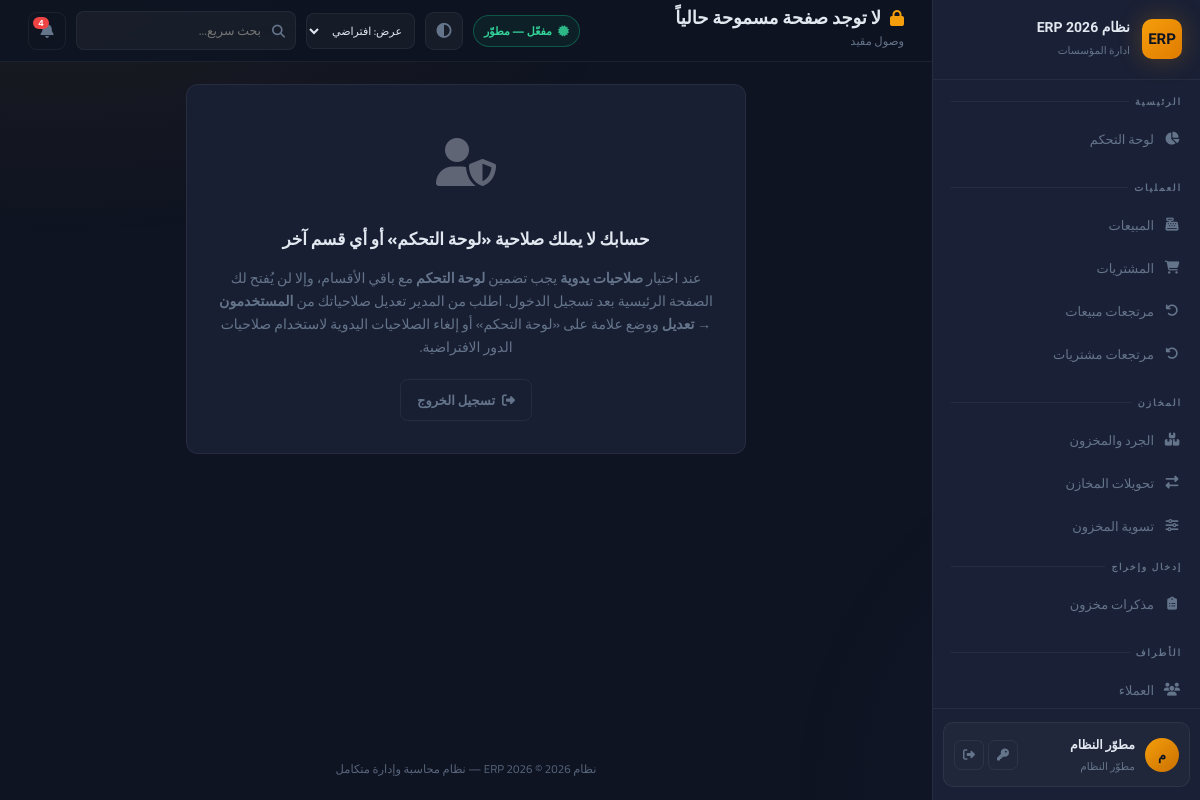
The app's page /access-restricted (signed in) with its own data.
### app.py (models this page shows, shortened)
class AppSetting(db.Model):
    id = db.Column(db.Integer, primary_key=True)
    key = db.Column(db.String(80), unique=True, nullable=False)
    value = db.Column(db.Text)

class User(UserMixin, db.Model):
    id = db.Column(db.Integer, primary_key=True)
    username = db.Column(db.String(80), unique=True, nullable=False)
    password_hash = db.Column(db.String(256))
    full_name = db.Column(db.String(120))
    role = db.Column(db.String(20), default='user')  # developer, admin, manager, user
    branch_id = db.Column(db.Integer, db.ForeignKey('branch.id'))
    is_active = db.Column(db.Boolean, default=True)
    created_at = db.Column(db.DateTime, default=datetime.utcnow)
    last_seen = db.Column(db.DateTime, nullable=True)
    permissions = db.Column(db.Text)  # JSON list of permission keys; empty = استخدام صلاحيات الدور

### app.py (the view)
@app.route('/access-restricted')
@login_required
def access_restricted():
    return render_template('access_restricted.html')

### app.py (called while the page is built, shortened)
@login_manager.user_loader
def load_user(user_id):
    return User.query.get(int(user_id))

def user_can(user, perm: str) -> bool:
    if not user or not user.is_authenticated:
        return False
    if getattr(user, 'role', None) == 'developer':
        return True

def user_can_approve_transfers(user) -> bool:
    if not user or not user.is_authenticated:
        return False
    if getattr(user, 'role', None) in ('developer', 'admin'):
        return True
    custom = _perm_list_from_user(user)
    if custom is not None:
        return 'transfer_approve' in custom
    return False

def user_can_delete_users_account(user) -> bool:
    if not user or not user.is_authenticated:
        return False
    if getattr(user, 'role', None) == 'developer':
        return True

def permission_keys_for_editor(viewer):
    if not viewer or not getattr(viewer, 'is_authenticated', False):
        return [x for x in PERMISSION_KEYS if x[0] not in DEVELOPER_ONLY_PERMS]
    if getattr(viewer, 'role', None) == 'developer':
        return list(PERMISSION_KEYS)
    return [x for x in PERMISSION_KEYS if x[0] not in DEVELOPER_ONLY_PERMS]

def subscription_status_for_ui():
    if not current_user.is_authenticated:
        return None
    gs = get_app_settings_dict(branch_id=None)
    lic_msg = (gs.get('license_expiry_message') or DEFAULT_SETTINGS.get('license_expiry_message', '') or '').strip()
    if getattr(current_user, 'role', None) == 'developer':
        return {'kind': 'developer', 'line': 'مفعّل — مطوّر', 'client_message': lic_msg}

def _pending_transfers_count_for_user(user):
    if not user or not user.is_authenticated:
        return 0
    q = TransferRequest.query.filter_by(status='pending')
    if user_can_approve_transfers(user):
        q = q.filter(
            db.or_(
                TransferRequest.approver_user_id.is_(None),
                TransferRequest.approver_user_id == user.id,
            )
        )
        return q.count()
    return 0

def _maybe_bump_last_seen():
    try:
        now = time_module.time()
        last = float(session.get('_ls_bump_at') or 0)
        if now - last < 50:
            return
        session['_ls_bump_at'] = now
        User.query.filter_by(id=current_user.id).update({'last_seen': datetime.utcnow()})
        db.session.commit()
    except Exception:
        db.session.rollback()

@app.before_request
def erp_sqlite_autobackup_start():
    if getattr(erp_sqlite_autobackup_start, '_started', False):
        return

### templates/access_restricted.html (shortened to what this page needs)
{% extends 'base.html' %}
{% set block_icon = 'fas fa-lock' %}
{% block page_title %}لا توجد صفحة مسموحة حالياً{% endblock %}
{% block breadcrumb %}وصول مقيد{% endblock %}
{% block content %}
<div class="card" style="max-width:560px;margin:0 auto;">
    <div class="card-body" style="text-align:center;padding:32px 24px;">
        <div style="font-size:48px;margin-bottom:16px;opacity:.35;"><i class="fas fa-user-shield"></i></div>
        <h2 style="font-size:17px;font-weight:800;margin-bottom:12px;">حسابك لا يملك صلاحية «لوحة التحكم» أو أي قسم آخر</h2>
        <p style="color:var(--text-muted);font-size:14px;line-height:1.65;margin-bottom:20px;">
            عند اختيار <strong>صلاحيات يدوية</strong> يجب تضمين <strong>لوحة التحكم</strong> مع باقي الأقسام، وإلا لن يُفتح لك الصفحة الرئيسية بعد تسجيل الدخول.
            اطلب من المدير تعديل صلاحياتك من <strong>المستخدمون → تعديل</strong> ووضع علامة على «لوحة التحكم» أو إلغاء الصلاحيات اليدوية لاستخدام صلاحيات الدور الافتراضية.
        </p>
        <a href="{{ url_for('logout') }}" class="btn btn-outline"><i class="fas fa-sign-out-alt"></i> تسجيل الخروج</a>
    </div>
</div>
{% endblock %}

### templates/base.html (shortened to what this page needs)
<!DOCTYPE html>
<html lang="ar" dir="rtl" data-theme="dark" data-layout-default="{{ layout_max_width | default('1400px') }}">
<head>
    <link rel="stylesheet" href="https://cdnjs.cloudflare.com/ajax/libs/font-awesome/6.5.0/css/all.min.css">
    <link rel="stylesheet" href="{{ url_for('static', filename='css/style.css') }}">
</head>
<body>
<aside class="sidebar" id="sidebar">
    <div class="sidebar-logo">
        <div class="logo-icon">ERP</div>
        <div class="logo-text">
            <div class="name" style="font-size:14px;line-height:1.25;">{{ app_brand_title }}</div>
            <div class="sub">{{ app_subtitle_brand }}</div>
        </div>
    </div>
    <nav class="sidebar-nav" id="sidebarNav" style="display:flex;flex-direction:column;padding-bottom:8px;">
        <div class="nav-section">
            <div class="nav-label">الرئيسية</div>
            {% if can('dashboard') %}
            <a href="{{ url_for('dashboard') }}" class="nav-link {% if request.endpoint=='dashboard' %}active{% endif %}">
                <i class="fas fa-chart-pie"></i><span class="label">لوحة التحكم</span>
            </a>
            {% endif %}
        </div>
        {% if can('sales') or can('purchases') or can('returns') %}
        <div class="nav-section">
            <div class="nav-label">العمليات</div>
            {% if can('sales') %}
            <a href="{{ url_for('sales') }}" class="nav-link {% if 'sale' in (request.endpoint or '') and 'return' not in (request.endpoint or '') and 'report' not in (request.endpoint or '') %}active{% endif %}">
                <i class="fas fa-cash-register"></i><span class="label">المبيعات</span>
            </a>
            {% endif %}
            {% if can('purchases') %}
            <a href="{{ url_for('purchases') }}" class="nav-link {% if 'purchase' in (request.endpoint or '') and 'return' not in (request.endpoint or '') and 'report' not in (request.endpoint or '') %}active{% endif %}">
                <i class="fas fa-shopping-cart"></i><span class="label">المشتريات</span>
            </a>
            {% endif %}
            {% if can('returns') %}
            <a href="{{ url_for('sale_returns') }}" class="nav-link {% if request.endpoint in ['sale_returns','new_sale_return'] %}active{% endif %}">
                <i class="fas fa-undo"></i><span class="label">مرتجعات مبيعات</span>
            </a>
            <a href="{{ url_for('purchase_returns') }}" class="nav-link {% if request.endpoint in ['purchase_returns','new_purchase_return'] %}active{% endif %}">
                <i class="fas fa-undo-alt"></i><span class="label">مرتجعات مشتريات</span>
            </a>
            {% endif %}
        </div>
        {% endif %}
        {% if can('inventory') or can('transfers') or can('adjust_stock') %}
        <div class="nav-section">
            <div class="nav-label">المخازن</div>
            {% if can('inventory') %}
            <a href="{{ url_for('inventory') }}" class="nav-link {% if request.endpoint=='inventory' %}active{% endif %}">
                <i class="fas fa-boxes"></i><span class="label">الجرد والمخزون</span>
            </a>
            {% endif %}
            {% if can('transfers') %}
            <a href="{{ url_for('transfers') }}" class="nav-link {% if 'transfer' in (request.endpoint or '') %}active{% endif %}">
                <i class="fas fa-exchange-alt"></i><span class="label">تحويلات المخازن</span>
            </a>
            {% endif %}
            {% if can('adjust_stock') %}
            <a href="{{ url_for('adjust_stock') }}" class="nav-link {% if request.endpoint=='adjust_stock' %}active{% endif %}">
                <i class="fas fa-sliders-h"></i><span class="label">تسوية المخزون</span>
            </a>
            {% endif %}
            {% if can('inventory') %}
            <div class="nav-label" style="padding-top:10px;font-size:9px;">إدخال وإخراج</div>
            <a href="{{ url_for('inventory_memos_list') }}" class="nav-link ">
                <i class="fas fa-clipboard-list"></i><span class="label">مذكرات مخزون</span>
            </a>
            {% endif %}
        </div>
        {% endif %}
        {% if can('customers') or can('suppliers') or can('employees') %}
        <div class="nav-section">
            <div class="nav-label">الأطراف</div>
            {% if can('customers') %}
            <a href="{{ url_for('customers') }}" class="nav-link {% if 'customer' in (request.endpoint or '') %}active{% endif %}">
                <i class="fas fa-users"></i><span class="label">العملاء</span>
            </a>
            {% endif %}
        </div>
        {% endif %}
    </nav>
    <div class="sidebar-footer">
        <div class="user-card">
            <div class="user-avatar">{{ (current_user.full_name or current_user.username)[0] }}</div>
            <div style="flex:1;min-width:0;">
                <div class="user-name">{{ current_user.full_name or current_user.username }}</div>
                <div class="user-role">{% if current_user.role=='developer' %}مطوّر النظام{% elif current_user.role=='admin' %}مدير النظام{% elif current_user.role=='manager' %}مشرف{% else %}مستخدم{% endif %}</div>
            </div>
            <div style="display:flex;gap:4px;margin-right:auto;">
                <a href="{{ url_for('change_password') }}" class="icon-btn" title="تغيير كلمة المرور"><i class="fas fa-key"></i></a>
                <a href="{{ url_for('logout') }}" class="icon-btn danger" title="تسجيل الخروج"><i class="fas fa-sign-out-alt"></i></a>
            </div>
        </div>
    </div>
</aside>
<main class="main-content">
    <div class="topbar">
        <div style="display:flex;align-items:center;gap:14px;">
            <div>
                <div class="page-title"><i class="{{ block_icon | default('fas fa-home') }}"></i>{% block page_title %}الرئيسية{% endblock %}</div>
                <div class="breadcrumb">{% block breadcrumb %}{{ app_brand_title }}{% endblock %}</div>
            </div>
        </div>
        <div class="topbar-right">
            {% if subscription_status %}
            <span class="sub-pill {% if subscription_status.kind in ('developer','permanent') %}ok{% elif subscription_status.kind in ('expired','none') %}bad{% else %}warn{% endif %}" title="حالة الاشتراك / الترخيص">
                <i class="fas fa-certificate" style="margin-left:6px;opacity:.85;"></i>{{ subscription_status.line }}
            </span>
            {% endif %}
            <button type="button" class="theme-toggle" onclick="erpToggleTheme()" title="تبديل الوضع الفاتح/الداكن"><i class="fas fa-adjust"></i></button>
            <div class="erp-device-layout-tools" style="display:flex;align-items:center;gap:6px;flex-shrink:0;" title="يُحفظ على هذا الجهاز/المتصفح فقط — لا يتبع حساب المستخدم">
                <select id="erpLayoutWidth" class="form-control" aria-label="عرض المحتوى" style="width:auto;min-width:104px;max-width:132px;padding:6px 8px;font-size:11px;border-radius:8px;cursor:pointer;">
                    <option value="">عرض: افتراضي</option>
                </select>
            </div>
            <div style="position:relative;" id="globalSearchWrapper">
                <div style="position:relative;">
                    <i class="fas fa-search" style="position:absolute;right:11px;top:50%;transform:translateY(-50%);color:var(--text-muted);font-size:13px;pointer-events:none;"></i>
                    <input type="text" id="globalSearchInput" placeholder="بحث سريع..." autocomplete="off"
                        style="width:220px;padding:7px 34px 7px 12px;background:rgba(255,255,255,.04);border:1px solid var(--border);
                               border-radius:8px;color:var(--text);font-family:Cairo,sans-serif;font-size:12.5px;transition:all .2s;"
                        onfocus="this.style.borderColor='var(--accent)';this.style.width='280px'"
                        onblur="setTimeout(()=>{this.style.borderColor='';this.style.width='220px';closeGlobalSearch()},200)">
                </div>
            </div>
            <div style="position:relative;" id="notifWrapper">
                <button class="notif-btn" onclick="toggleNotif()" title="الإشعارات">
                    <i class="fas fa-bell"></i>
                    <span class="notif-count" id="notifCount"></span>
                </button>
            </div>
        </div>
    </div>
    <div class="content fade-in">
        {% block content %}{% endblock %}
    </div>
    <div class="app-footer-note">{{ app_brand_title }} © 2026 — نظام محاسبة وإدارة متكامل</div>
</main>
</body>
</html>

### static/css/style.css (style rules this page uses)
.nav-link, .btn, .stat-card, .card { transition: all 0.2s ease; }

### records on screen
AppSetting: value "نظام ERP 2026"
AppSetting: value "ادارة المؤسسات"
User: full_name "م", full_name "مطوّر النظام"

### other values on screen
{{ subscription_status.line }} "مفعّل — مطوّر"
